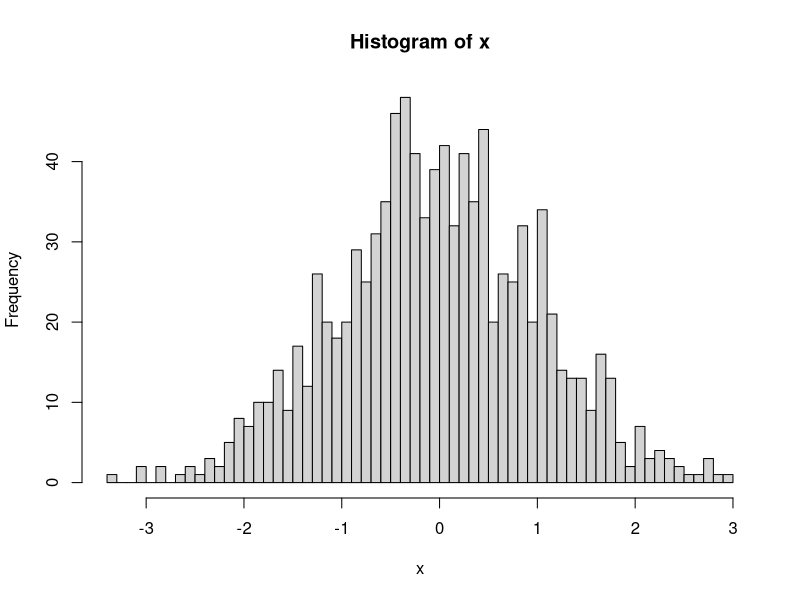

This figure's R source:
## ---- chunk 1
x <- rnorm(1000, 0, 1)
summary(x)
hist(x, nclass=50)
## ---- chunk 2
# พิมพ์ code ตรงนี้เลย
1+1

